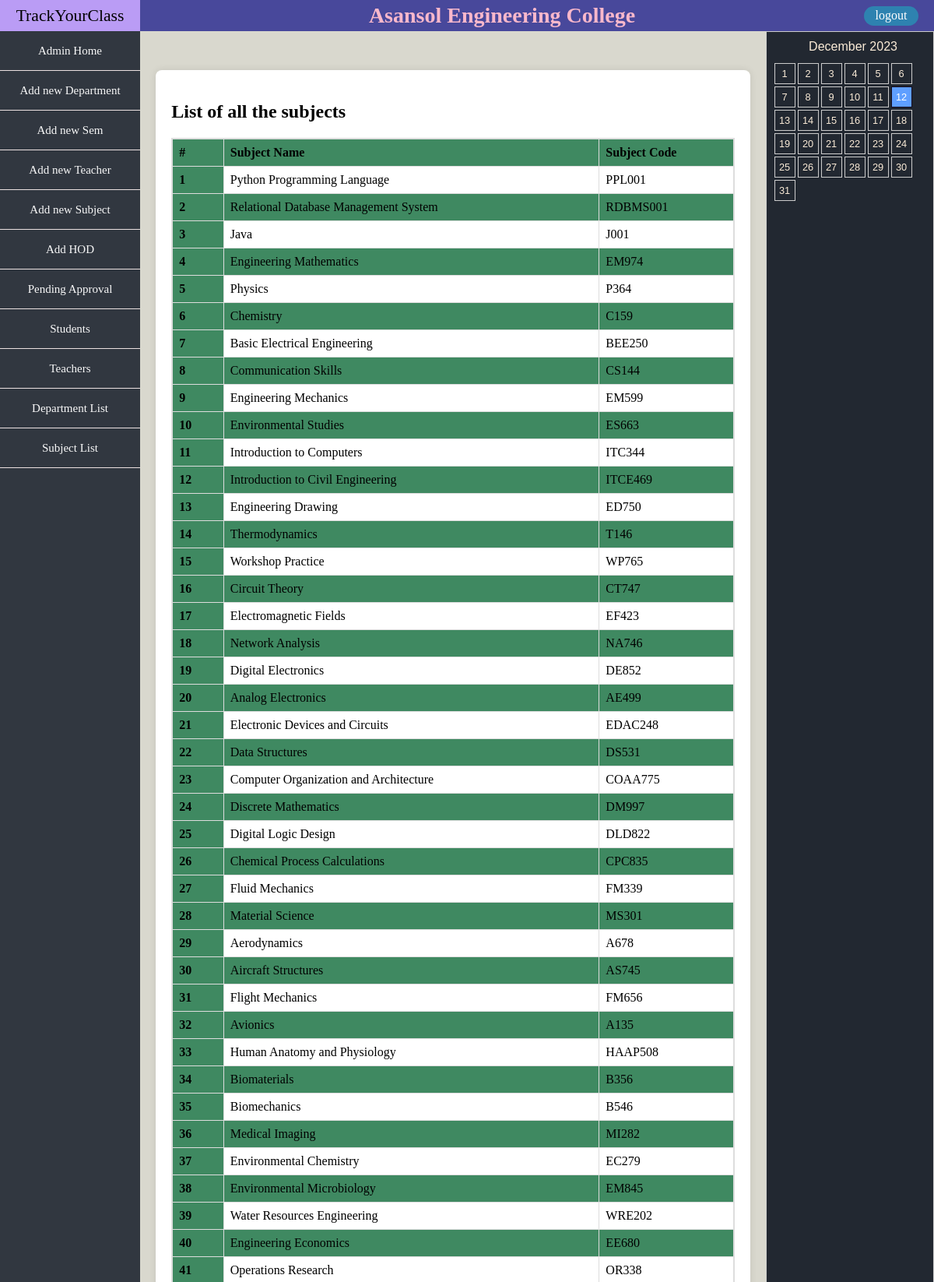
The page /subjectlist/ (signed in, upper part) on the database its author committed.
### module1/models.py (models this page shows, shortened)
class Subject(models.Model):
    subject = models.CharField(max_length=100)
    subject_code = models.CharField(max_length=20)

### module1/views.py (the view)
# urls.py: path('subjectlist/',SubjectList),
@login_required
def SubjectList(request):
    subject = Subject.objects.all()
    return render(request, "SubjectList.html", {"context": subject})

### module1/templates/SubjectList.html
{% extends "mainadmin.html" %}
{% block start%}
<div class="container-21" id="content1">
  <h2>List of all the subjects</h2>
    <table>
        <thead>
            <tr>
                <th scope="col">#</th>
                <th scope="col">Subject Name</th>
                <th scope="col">Subject Code</th>
            </tr>
        </thead>
        <tbody>
            {% for i in context %}
            <tr>
                <th scope="row">{{forloop.counter}}</th>
                <td>{{i.subject}}</td>
                <td>{{i.subject_code}}</td>
            </tr>
            {% endfor %}
        </tbody>
    </table>
</div>
{% endblock %}

### module1/static/StudentHomePage.css (style rules this page uses)
body { margin: 0; background-color: rgb(0, 0, 0); }
.teacher-list table,.container-21 table { width: 100%; border: 2px solid #ddd; border-collapse: collapse; margin: 20px 0; }
.teacher-list th, .teacher-list td, .container-21 th, .container-21 td { border: 1px solid #ddd; padding: 8px; text-align: left; }
.teacher-list th,.container-21 th { background-color: rgb(63, 137, 97); }
.container-21 tr:nth-child(even) { background-color: rgb(63, 137, 97); }
.container-21 { width: 90%; margin: 50px auto; background-color: #fff; padding: 20px; border-radius: 8px; box-shadow: 0 0 10px rgba(0, 0, 0, 0.1); }

### rows shown on the page
Subject: subject "Python Programming Language", subject_code "PPL001"
Subject: subject "Relational Database Management System", subject_code "RDBMS001"
Subject: subject "Java", subject_code "J001"
Subject: subject "Engineering Mathematics", subject_code "EM974"
Subject: subject "Physics", subject_code "P364"
Subject: subject "Chemistry", subject_code "C159"
Subject: subject "Basic Electrical Engineering", subject_code "BEE250"
Subject: subject "Communication Skills", subject_code "CS144"
Subject: subject "Engineering Mechanics", subject_code "EM599"
Subject: subject "Environmental Studies", subject_code "ES663"
Subject: subject "Introduction to Computers", subject_code "ITC344"
Subject: subject "Introduction to Civil Engineering", subject_code "ITCE469"
Subject: subject "Engineering Drawing", subject_code "ED750"
Subject: subject "Thermodynamics", subject_code "T146"
Subject: subject "Workshop Practice", subject_code "WP765"
Subject: subject "Circuit Theory", subject_code "CT747"
Subject: subject "Electromagnetic Fields", subject_code "EF423"
Subject: subject "Network Analysis", subject_code "NA746"
Subject: subject "Digital Electronics", subject_code "DE852"
Subject: subject "Analog Electronics", subject_code "AE499"
Subject: subject "Electronic Devices and Circuits", subject_code "EDAC248"
Subject: subject "Data Structures", subject_code "DS531"
Subject: subject "Computer Organization and Architecture", subject_code "COAA775"
Subject: subject "Discrete Mathematics", subject_code "DM997"
Subject: subject "Digital Logic Design", subject_code "DLD822"
Subject: subject "Chemical Process Calculations", subject_code "CPC835"
Subject: subject "Fluid Mechanics", subject_code "FM339"
Subject: subject "Material Science", subject_code "MS301"
Subject: subject "Aerodynamics", subject_code "A678"
Subject: subject "Aircraft Structures", subject_code "AS745"
Subject: subject "Flight Mechanics", subject_code "FM656"
Subject: subject "Avionics", subject_code "A135"
Subject: subject "Human Anatomy and Physiology", subject_code "HAAP508"
Subject: subject "Biomaterials", subject_code "B356"
Subject: subject "Biomechanics", subject_code "B546"
Subject: subject "Medical Imaging", subject_code "MI282"
Subject: subject "Environmental Chemistry", subject_code "EC279"
Subject: subject "Environmental Microbiology", subject_code "EM845"
Subject: subject "Water Resources Engineering", subject_code "WRE202"
Subject: subject "Engineering Economics", subject_code "EE680"
Subject: subject "Operations Research", subject_code "OR338"
